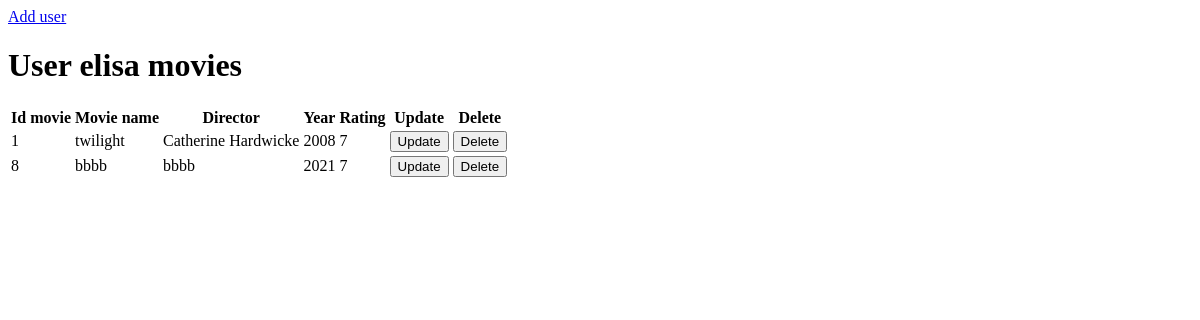
Before: /users/1 with the older database file.
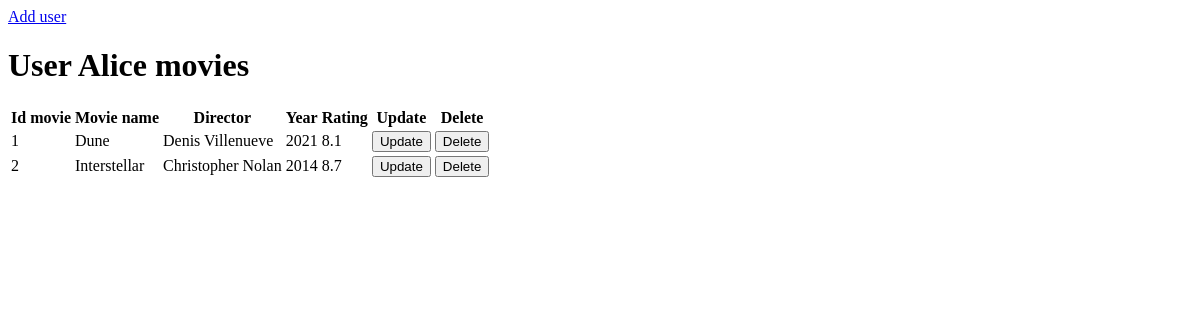
After: the same page with the newer database file.
### models/user.py (models this page shows, shortened)
class User(Base):
    __tablename__ = "users"
    id = Column(Integer, primary_key=True, autoincrement=True)
    name = Column(String(50), unique=True, nullable=False)

### models/movie.py (models this page shows, shortened)
class Movie(Base):
    __tablename__ = "movies"
    id = Column(Integer, primary_key=True, autoincrement=True)
    name = Column(String(150))
    director = Column(String(100))
    year = Column(Integer)
    rating = Column(Float)
    id_user = Column(Integer, ForeignKey("users.id"), nullable=True)

### app.py (the view)
@app.route("/users/<int:user_id>", methods=["GET"])
def user_movies(user_id):
    try:
        user = data_manager.get_user_info(user_id)
        list_movies_user = data_manager.get_user_movies(user_id)
        return render_template("user_movies.html", list_movies_user=list_movies_user, user=user)
    except NoResultFound:
        return render_template("404.html")

### datamanager/SQLite_data_manager.py (called while the page is built)
    def get_user_info(self, id_user):
        return self.session.query(User).filter(User.id == id_user).one()

    def get_user_movies(self, search_id_user: int):
        if self.get_user_info(search_id_user):
            user_movies = self.session.query(Movie).filter(Movie.id_user == search_id_user).all()
            return user_movies

### templates/user_movies.html (shortened to what this page needs)
<!DOCTYPE html>
<html>
    <head>
    </head>
    <body>
        <header>
            <nav>
                <a href="/add_user"> Add user</a>
            </nav>
        </header>
        <h1>User {{user.name}} movies</h1>
        <div class="table-container">
            <table>
                <tr>
                    <th> Id movie </th>
                    <th> Movie name </th>
                    <th> Director </th>
                    <th> Year </th>
                    <th> Rating </th>
                    <th> Update </th>
                    <th> Delete </th>
                </tr>
                {% for movie in list_movies_user%}
                <tr>
                    <td>{{movie.id}}</td>
                    <td>{{movie.name}}</td>
                    <td>{{movie.director}}</td>
                    <td>{{movie.year}}</td>
                    <td>{{movie.rating}}</td>
                    <td>
                        <form action="{{ url_for('update_user_movie', update_user_id=movie.id_user, update_movie_id=movie.id)}}" method="POST">
                            <input type="submit" value="Update">
                        </form>
                    </td>
                    <td>
                        <form action="{{ url_for('delete_movie', user_id=movie.id_user, movie_id=movie.id)}}" method="POST">
                            <input type="submit" value="Delete">
                        </form>
                    </td>
                </tr>
                {% endfor %}
            </table>
        </div>
    </body>
</html>

Changed rows visible on the page:
removed Movie: id "8", name "bbbb", director "bbbb", year "2021", rating "7"
changed User: name "elisa" → "Alice"
changed Movie id 1: name "twilight" → "Dune"; director "Catherine Hardwicke" → "Denis Villenueve"; year "2008" → "2021"; rating "7" → "8.1"
added Movie: id "2", name "Interstellar", director "Christopher Nolan", year "2014", rating "8.7"
